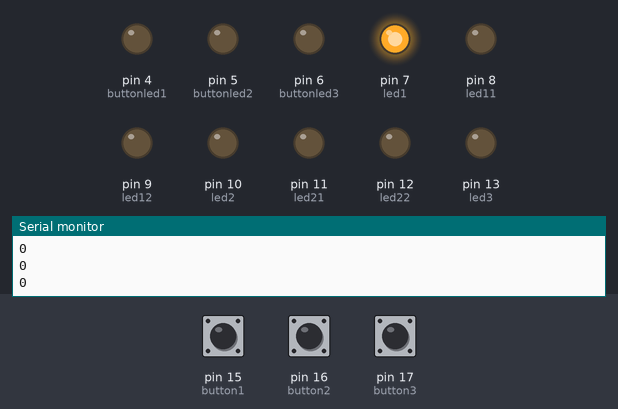
This sketch was run on a simulated Arduino Uno, built with avr-gcc and run on an emulated ATmega328P. Shown: output pins drawn as LEDs (lit = HIGH), the last lines printed to the serial monitor. Inputs (shaded band) come from the test bench; at power-on: pin 16 (button2) LOW, pin 17 (button3) LOW, pin 15 (button1) LOW.

Above: at 1.2 s.
1.3 s: pin 16 (button2) pulled HIGH for 0.15 s
At 2.1 s:
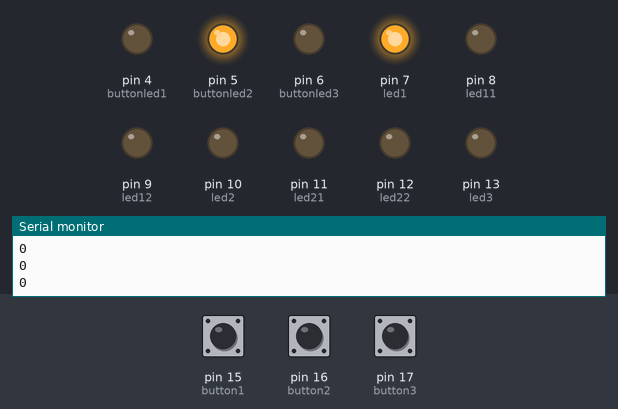
4.4 s: pin 17 (button3) pulled HIGH for 0.15 s
At 5.7 s:
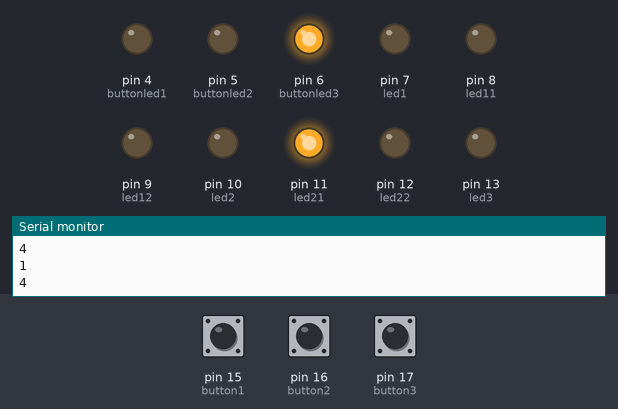
7.5 s: pin 15 (button1) pulled HIGH for 0.15 s
At 9.3 s:
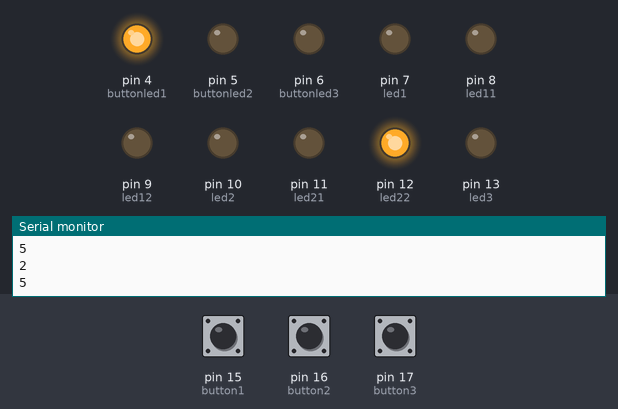
10.6 s: pin 16 (button2) pulled HIGH for 1 s
At 11.4 s:
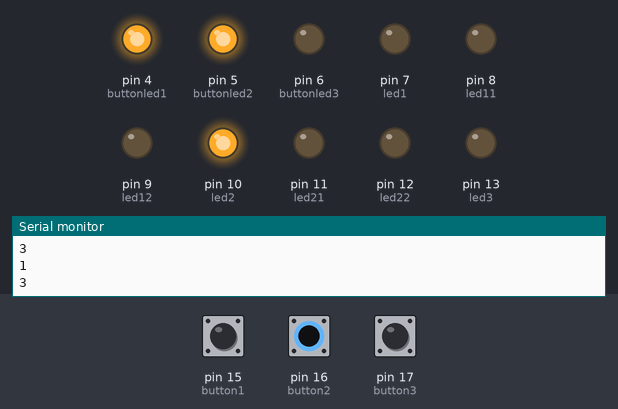
14.6 s: pin 17 (button3) pulled HIGH for 1 s
At 15.4 s:
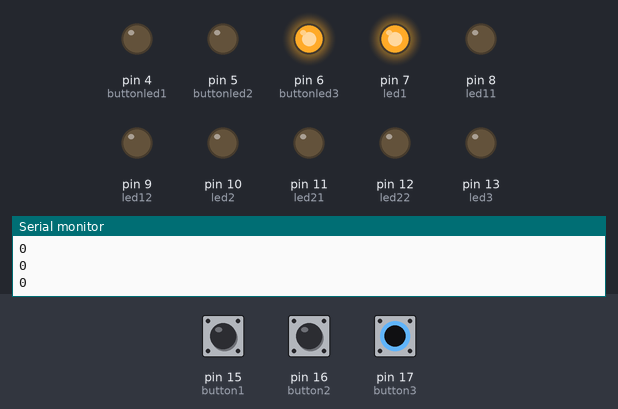
18.6 s: pin 15 (button1) pulled HIGH for 1 s
At 21.4 s:
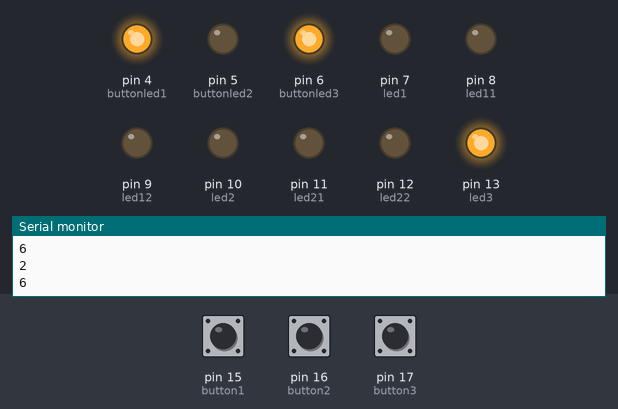
Timing chart, 0 to 22.6 s (numbered marks = the images above; inputs shaded):
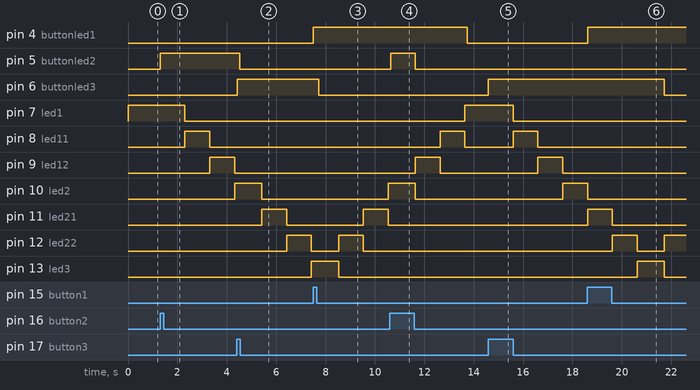

The sketch:

code.ino
```cpp
//pin setup
const int led3 = 13;
const int led22 = 12;
const int led21 = 11;
const int led2 = 10;
const int led12 = 9;
const int led11 = 8;
const int led1 = 7;
const int buttonled3 = 6;
const int buttonled2 = 5;
const int buttonled1 = 4;
const int button3 = 17;
const int button2 = 16;
const int button1 = 15;

//constant
const int UP = 1;
const int DOWN = 0;
const int MAX_FLOOR = 3;

//global variable setup
int totalArray[7] = {led1, led11, led12, led2, led21, led22, led3};
int floorArray[3] = {led1, led2, led3};

int nowStep = 0; //led number
int nowFloor = 0; // start from 1st floor
int direction = UP;
int goal = 2;
bool callArray[MAX_FLOOR] = {false, false, false}; //waiting list
int buttonArray[MAX_FLOOR] = {button1, button2, button3};
int buttonLedArray[MAX_FLOOR] ={buttonled1, buttonled2, buttonled3};
int count = 0; // each count takes 0.01second
int countB = 0;
int newCall = 0; //update check

void setup()
{
  //Elevator led setting
  pinMode(led3, OUTPUT);
  pinMode(led22, OUTPUT);
  pinMode(led21, OUTPUT);
  pinMode(led2, OUTPUT);
  pinMode(led12, OUTPUT);
  pinMode(led11, OUTPUT);
  pinMode(led1, OUTPUT);
  //Floor led setting
  pinMode(buttonled3, OUTPUT);
  pinMode(buttonled2, OUTPUT);
  pinMode(buttonled1, OUTPUT);
  //button setting
  pinMode(button3, INPUT);
  pinMode(button2, INPUT);
  pinMode(button1, INPUT);
  //Serial setup
  Serial.begin(9600);
}

void callCheck() //when button clicked, update callArray
{
  for (int i=0; i<MAX_FLOOR; i++)
  {
    if (digitalRead(buttonArray[i])==HIGH)
    {
      callArray[i] = true;
      newCall += 1;

      //updateDirection();
    }
  }
  return;
}


void showButton()
{
  if (newCall > 0)
  {
    for (int i=0; i<MAX_FLOOR; i++)
    {
      if (callArray[i] == true)
      {
        digitalWrite(buttonLedArray[i], HIGH);

        if ( nowFloor == i)// && (3*(nowFloor-1)+3 == nowStep) ) //turn off the light when the lift arrives
        {
          if (count == 10)
          {
            digitalWrite(buttonLedArray[i], LOW);
            callArray[i] = false;
            newCall -= 1;
            count = 0;
          }
          else
          {
            count += 1;
            delay(10);
          }
        }
      }
    }
  }
}


void showElevator() //current location
{
  for (int i=0; i<7; i++)
  {
    if (nowStep ==i)
    {
      digitalWrite(totalArray[i], HIGH); //current loc on
    }
    else
    {
      digitalWrite(totalArray[i], LOW); //other locs off
    }
  }
}

void updateDirection()
{
  if (nowFloor==0)
  {
    direction = UP;
  }
  else if (nowFloor==2)
  {
    direction = DOWN;
  }
  else if (nowFloor ==1 )
  {
    if (callArray[0]== false)
    {
      direction = UP;
    }
    else if (callArray[2]==false)
    {
      direction =DOWN;
    }
  }
}

void move()
{
  for (int i=0; i<MAX_FLOOR; i++)
  {
    if (callArray[i] == true)
    {
      int start = nowFloor;
      int end = i;
      updateDirection();
      //Serial.println('----Direction----');
      //Serial.println(direction);
      if (direction==UP && start<end)
      {
        moveStep(start, end);
      }
      else if (direction==DOWN && start>end)
      {
        moveStep(start, end);
      }
    }
  }
  return;
}

void moveStep(int current, int target)
{
  if (current < target)
  {
    if ((3*(target-1)+3) != nowStep) //3(n-1)+3
    {
      if (countB==10)
      {
        nowStep += 1;
        countB =0;
        if (nowStep==3)
        {
          nowFloor=1;
        }
      }
      else
      {
        countB +=1;
        delay(100);
      }
    }
    else
    {
      nowFloor = target;
    }
  }
  else if (current > target)
  {
    if ((3*(target-1)+3) != nowStep) //3(n-1)+3
    {
      if (countB ==10)
      {
        nowStep -= 1;
        countB =0;
        if (nowStep==3)
        {
          nowFloor=1;
        }
      }
      else
      {
        countB +=1;
        delay(100);
      }
    }
    else
    {
      nowFloor = target;
    }
  }

  return;
}

void loop()//
{
  showElevator();
  callCheck();
  showButton();
  move();
  Serial.println(nowFloor);
  Serial.println(nowStep);
}
```

Measured:
- after the input at 1.3 s, pin 5 (buttonled2): LOW → HIGH at once; pin 7 (led1): HIGH → LOW after 1.0 s; pin 8 (led11): LOW → HIGH after 1.0 s, → LOW 1.0 s later; pin 9 (led12): LOW → HIGH after 2.0 s, → LOW 1.0 s later; pin 10 (led2): LOW → HIGH after 3.0 s
- after the input at 4.4 s, pin 6 (buttonled3): LOW → HIGH at once; pin 10 (led2): HIGH → LOW after 1.0 s; pin 11 (led21): LOW → HIGH after 1.0 s, → LOW 1.0 s later; pin 12 (led22): LOW → HIGH after 2.0 s, → LOW 1.0 s later; pin 13 (led3): LOW → HIGH after 3.0 s
- after the input at 7.5 s, pin 4 (buttonled1): LOW → HIGH at once; pin 10 (led2): LOW → HIGH after 3.0 s; pin 11 (led21): LOW → HIGH after 2.0 s, → LOW 1.0 s later; pin 12 (led22): LOW → HIGH after 1.0 s, → LOW 1.0 s later; pin 13 (led3): HIGH → LOW after 1.0 s
- after the input at 10.6 s, pin 5 (buttonled2): LOW → HIGH at once, → LOW 1.0 s later
- after the input at 14.6 s, pin 6 (buttonled3): LOW → HIGH at once; pin 7 (led1): HIGH → LOW after 1.0 s; pin 8 (led11): LOW → HIGH after 1.0 s, → LOW 1.0 s later; pin 9 (led12): LOW → HIGH after 2.0 s, → LOW 1.0 s later; pin 10 (led2): LOW → HIGH after 3.0 s
- after the input at 18.6 s, pin 4 (buttonled1): LOW → HIGH at once; pin 6 (buttonled3): HIGH → LOW after 3.1 s instead of 2.1 s
